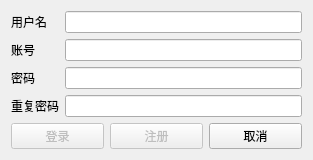
<?xml version="1.0" encoding="UTF-8"?>
<ui version="4.0">
 <class>Login</class>
 <widget class="QDialog" name="Login">
  <property name="geometry">
   <rect>
    <x>0</x>
    <y>0</y>
    <width>313</width>
    <height>157</height>
   </rect>
  </property>
  <property name="windowTitle">
   <string>聊天室</string>
  </property>
  <layout class="QVBoxLayout" name="verticalLayout_3">
   <item>
    <layout class="QHBoxLayout" name="horizontalLayout">
     <item>
      <layout class="QVBoxLayout" name="verticalLayout">
       <item>
        <widget class="QLabel" name="userName">
         <property name="text">
          <string>用户名</string>
         </property>
        </widget>
       </item>
       <item>
        <widget class="QLabel" name="accountId">
         <property name="text">
          <string>账号</string>
         </property>
        </widget>
       </item>
       <item>
        <widget class="QLabel" name="password">
         <property name="text">
          <string>密码</string>
         </property>
        </widget>
       </item>
       <item>
        <widget class="QLabel" name="passwordConfirm">
         <property name="text">
          <string>重复密码</string>
         </property>
        </widget>
       </item>
      </layout>
     </item>
     <item>
      <layout class="QVBoxLayout" name="verticalLayout_2">
       <item>
        <widget class="QLineEdit" name="lineEditUserName"/>
       </item>
       <item>
        <widget class="QLineEdit" name="lineEditAccountId">
         <property name="echoMode">
          <enum>QLineEdit::Normal</enum>
         </property>
        </widget>
       </item>
       <item>
        <widget class="QLineEdit" name="lineEditPassword">
         <property name="echoMode">
          <enum>QLineEdit::Password</enum>
         </property>
        </widget>
       </item>
       <item>
        <widget class="QLineEdit" name="lineEditPasswordConfirm">
         <property name="echoMode">
          <enum>QLineEdit::Password</enum>
         </property>
        </widget>
       </item>
      </layout>
     </item>
    </layout>
   </item>
   <item>
    <spacer name="verticalSpacer">
     <property name="orientation">
      <enum>Qt::Vertical</enum>
     </property>
     <property name="sizeHint" stdset="0">
      <size>
       <width>20</width>
       <height>40</height>
      </size>
     </property>
    </spacer>
   </item>
   <item>
    <layout class="QHBoxLayout" name="horizontalLayout_2">
     <item>
      <widget class="QPushButton" name="btnLogin">
       <property name="enabled">
        <bool>false</bool>
       </property>
       <property name="text">
        <string>登录</string>
       </property>
      </widget>
     </item>
     <item>
      <widget class="QPushButton" name="btnReg">
       <property name="enabled">
        <bool>false</bool>
       </property>
       <property name="text">
        <string>注册</string>
       </property>
      </widget>
     </item>
     <item>
      <widget class="QPushButton" name="btnCanel">
       <property name="text">
        <string>取消</string>
       </property>
      </widget>
     </item>
    </layout>
   </item>
  </layout>
 </widget>
 <layoutdefault spacing="6" margin="11"/>
 <resources/>
 <connections/>
</ui>
